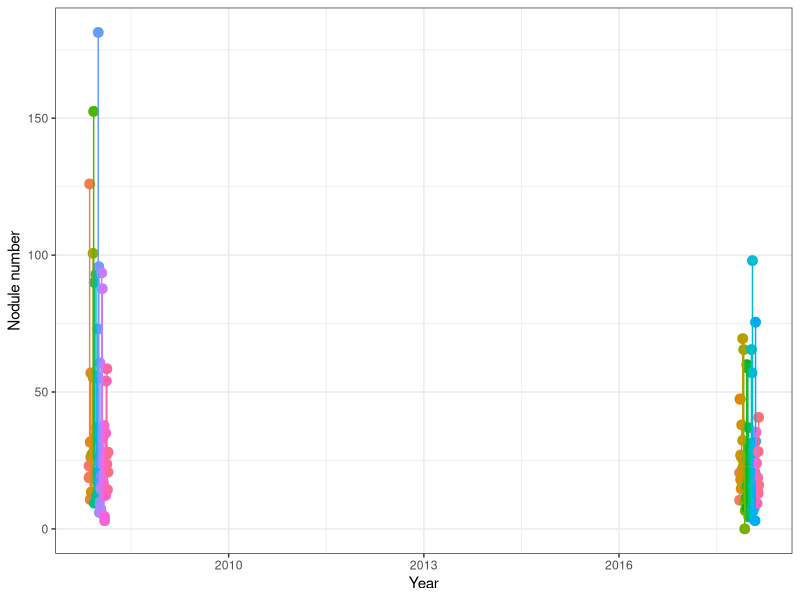
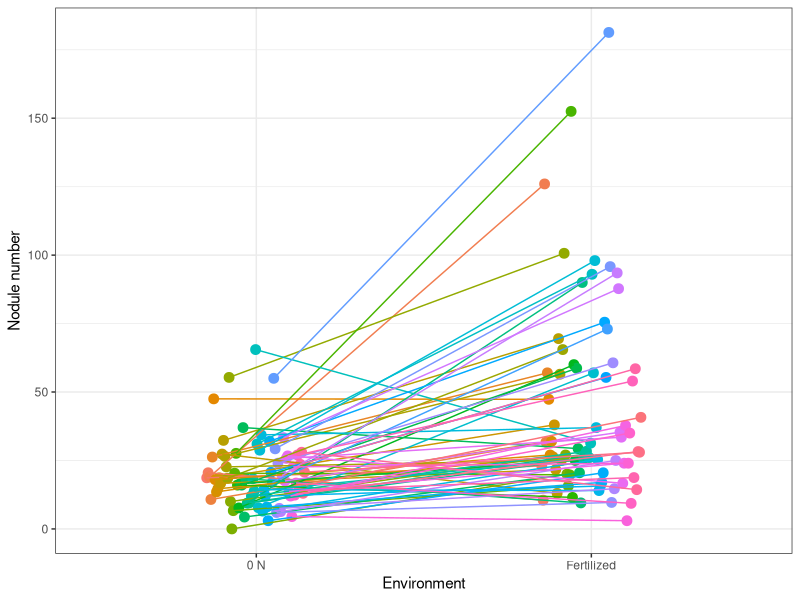
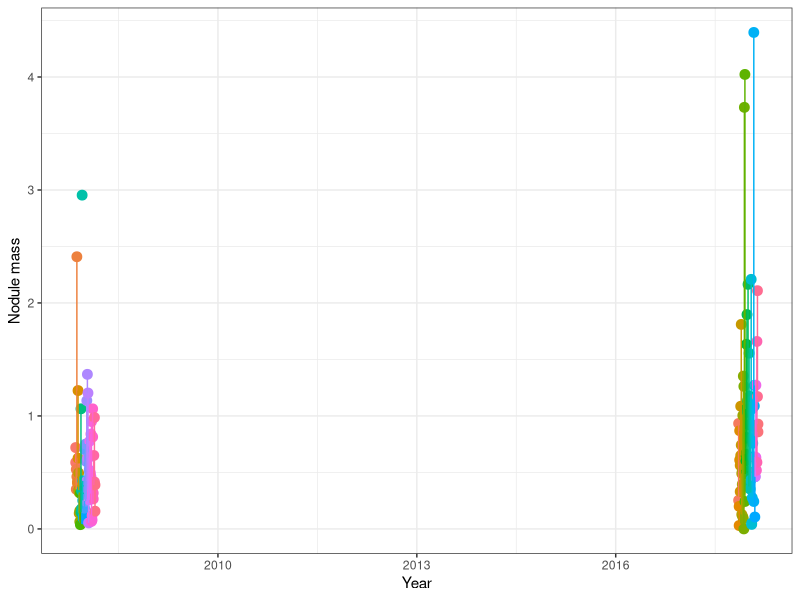
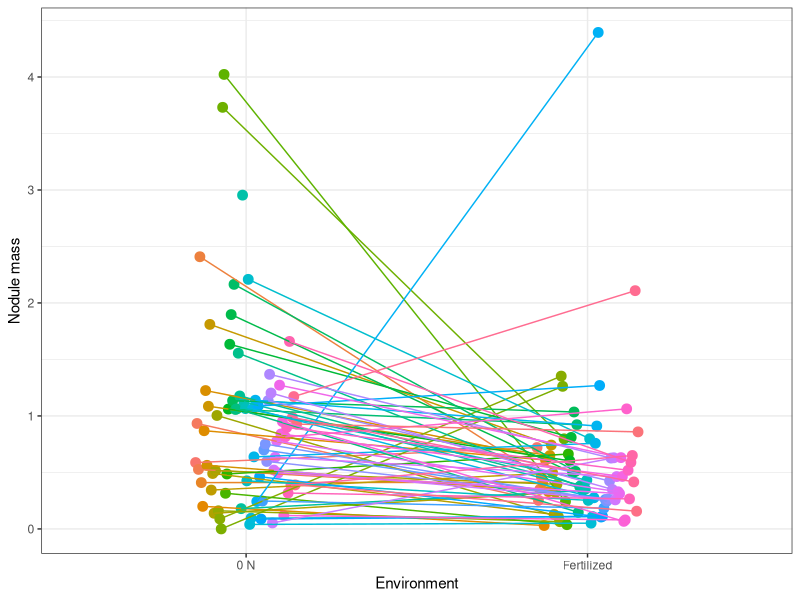
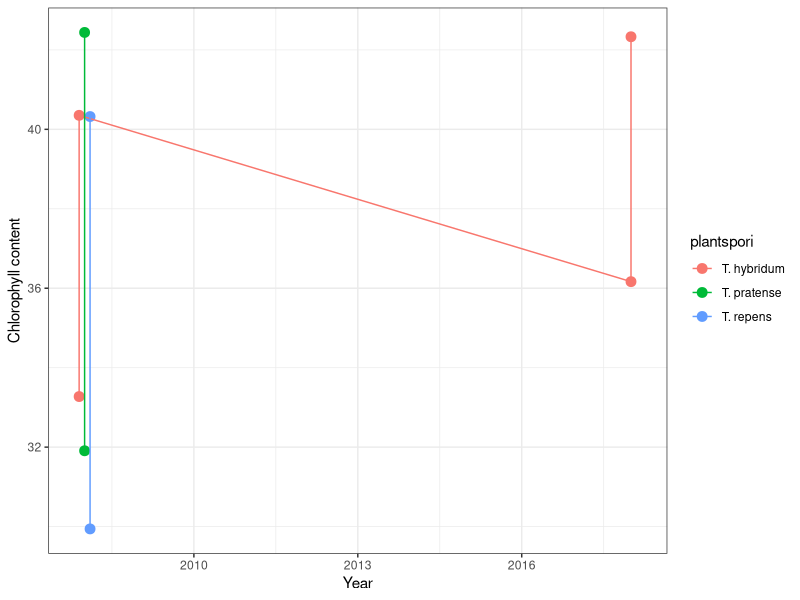
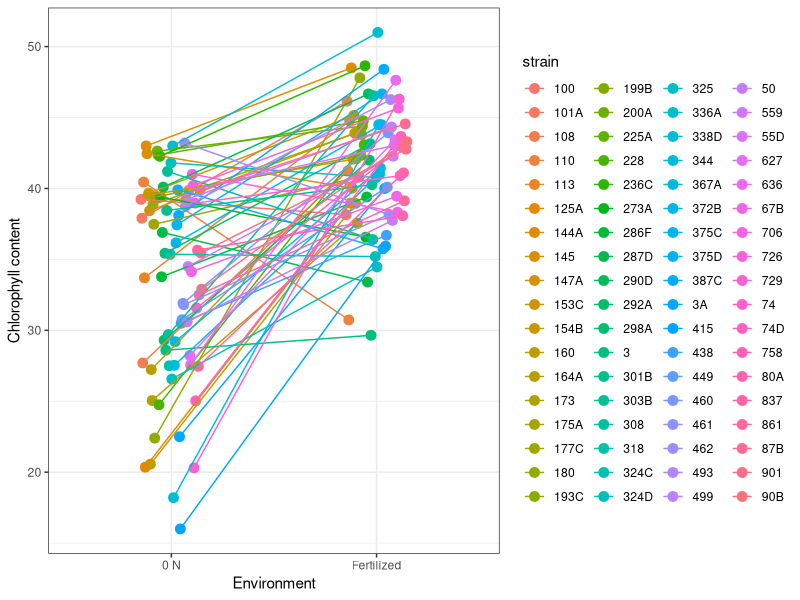
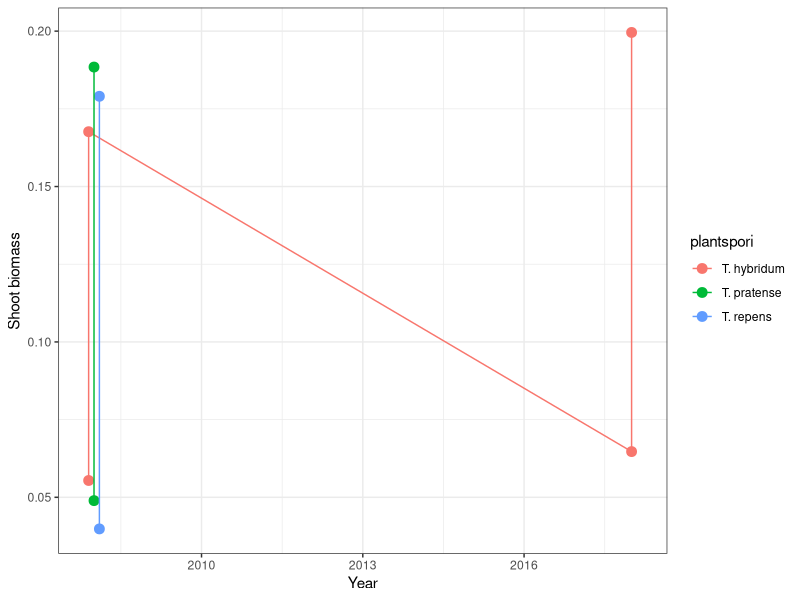
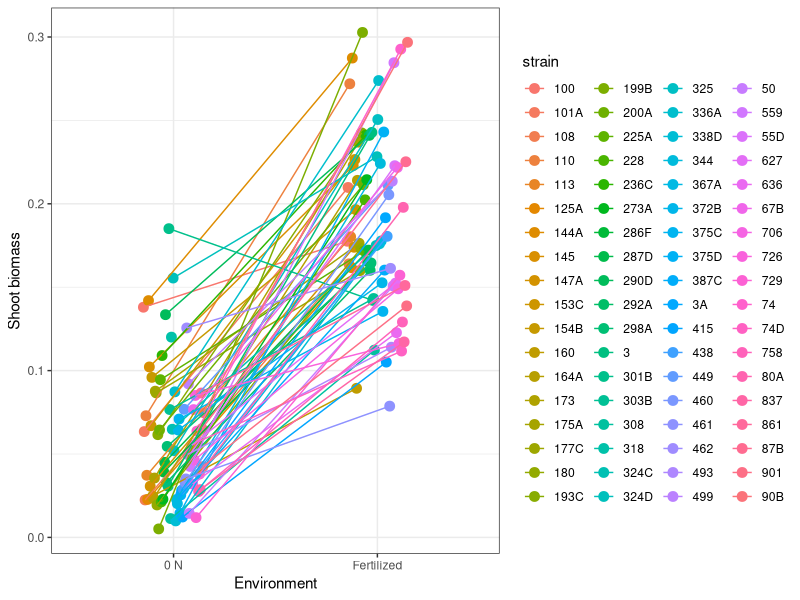

Write the R code that produced these figures, in order. (Note: this script raises an error after producing the figures.)
## ---- chunk 1
library(tidyverse) ## reshaping spreadsheets
library(lme4) ## linear mixed models
library(car) ## Anova function
## ---- chunk 2
metadata <- read.csv("./metadata.csv")
## ---- chunk 3
metadata.long <- gather(metadata, key = "trait", value = "value", nodnum, meannodweight, chloro, shootmass)

plants.sum <- metadata.long %>% group_by(trait, plantspori, year, fert) %>% summarize(count = n(),
            mean = mean(value, na.rm = TRUE), 
            SE = sd(value, na.rm = TRUE)/sqrt(count))

strains.sum <- metadata.long %>% group_by(trait, strain, year, fert) %>% summarize(count = n(),
            mean = mean(value, na.rm = TRUE), 
            SE = sd(value, na.rm = TRUE)/sqrt(count))
## ---- chunk 4
## by year
    # can't do! none of the strains in 2008 are the same as the strains in 2018
(plot.nodnum.year <- ggplot(data = strains.sum %>% filter(trait=="nodnum"), aes(x=year, y=mean, group=strain, color=strain)) +
   geom_point(size=3, position = position_dodge(0.3)) +
   geom_line(position = position_dodge(0.3)) +
   xlab("Year") +
   ylab("Nodule number") +
   theme_bw() +
   theme(legend.position = "none")
  )

## by environment
(plot.nodnum.env <- ggplot(data = strains.sum %>% filter(trait=="nodnum"), aes(x=fert, y=mean, group=strain, color=strain)) +
   geom_point(size=3, position = position_dodge(0.3)) +
   geom_line(position = position_dodge(0.3)) +
   xlab("Environment") +
   ylab("Nodule number") +
   theme_bw() +
   theme(legend.position = "none")
  )


## ---- chunk 5
## by year
  # can't do! none of the strains in 2008 are the same as the strains in 2018
(plot.nodmass.year <- ggplot(data = strains.sum %>% filter(trait=="meannodweight"), aes(x=year, y=mean, group=strain, color=strain)) +
   geom_point(size=3, position = position_dodge(0.3)) +
   geom_line(position = position_dodge(0.3)) +
   xlab("Year") +
   ylab("Nodule mass") +
   theme_bw() +
   theme(legend.position = "none")
  )

## by environment
(plot.nodmass.env <- ggplot(data = strains.sum %>% filter(trait=="meannodweight"), aes(x=fert, y=mean, group=strain, color=strain)) +
   geom_point(size=3, position = position_dodge(0.3)) +
   geom_line(position = position_dodge(0.3)) +
   xlab("Environment") +
   ylab("Nodule mass") +
   theme_bw() +
   theme(legend.position = "none")
  )

## ---- chunk 6
## by year
  # can't do! two of three plant species are only in 2008
(plot.chloro.year <- ggplot(data = plants.sum %>% filter(trait=="chloro"), aes(x=year, y=mean, group=plantspori, color=plantspori)) +
   geom_point(size=3, position = position_dodge(0.3)) +
   geom_line(position = position_dodge(0.3)) +
   xlab("Year") +
   ylab("Chlorophyll content") +
   theme_bw()
  )

## by N environment
(plot.chloro.env <- ggplot(data = strains.sum %>% filter(trait=="chloro"), aes(x=fert, y=mean, group=strain, color=strain)) +
   geom_point(size=3, position = position_dodge(0.3)) +
   geom_line(position = position_dodge(0.3)) +
   xlab("Environment") +
   ylab("Chlorophyll content") +
   theme_bw()
  )

## ---- chunk 7
## by year
  # can't do! two of three plant species are only in 2008
(plot.shootmass.year <- ggplot(data = plants.sum %>% filter(trait=="shootmass"), aes(x=year, y=mean, group=plantspori, color=plantspori)) +
   geom_point(size=3, position = position_dodge(0.3)) +
   geom_line(position = position_dodge(0.3)) +
   xlab("Year") +
   ylab("Shoot biomass") +
   theme_bw()
  )

## by N environment
(plot.shootmass.env <- ggplot(data = strains.sum %>% filter(trait=="shootmass"), aes(x=fert, y=mean, group=strain, color=strain)) +
   geom_point(size=3, position = position_dodge(0.3)) +
   geom_line(position = position_dodge(0.3)) +
   xlab("Environment") +
   ylab("Shoot biomass") +
   theme_bw()
  )
## ---- chunk 8
# test if shoot biomass is normally distributed, p<0.05 means data is not normally distributed and we must transform our data with sqrt or log
shapiro.test(metadata$shootmass) # p<0.05, transform data

## ---- chunk 9
# 2008
# full model with all random effects
lmm_shoot_2008 <- lmer(sqrt(shootmass) ~ plantspori + (1|harvester) + (1|field) + (1|plot) + (1|plant_age), data = metadata %>% filter(year=="2008"))

# model without plot as a random effect
lmm_shoot_2008_dplot <- lmer(sqrt(shootmass) ~ plantspori + (1|harvester) + (1|field) + (1|plant_age), data = metadata %>% filter(year=="2008"))

# model comparison
comp_shoot_2008 <- anova(lmm_shoot_2008, lmm_shoot_2008_dplot)
var_shoot_2008 <- VarCorr(lmm_shoot_2008)

# test results
chi_shoot_2008 <- comp_shoot_2008$Chisq
Df_shoot_2008 <- comp_shoot_2008$Df
sig_shoot_2008 <- (comp_shoot_2008$`Pr(>Chisq)`)/2

# heritability
Var_shoot_2008 <- as.data.frame(var_shoot_2008)
Var_shoot_2008 <- Var_shoot_2008 %>%
  mutate(VP = sum(vcov),
         prop = vcov/VP)

VG_shoot_2008 <- Var_shoot_2008[2,7]

# combine stats and heritability
comb_shoot_2008 <- cbind(chi_shoot_2008[2], Df_shoot_2008[2], sig_shoot_2008[2], VG_shoot_2008)
colnames(comb_shoot_2008) <- c("Chisq", "Df", "p-value", "broad-sense-herit")


# 2018
# full model with all random effects
lmm_shoot_2018 <- lmer(sqrt(shootmass) ~ plantspori + (1|harvester) + (1|field) + (1|plot) + (1|plant_age), data = metadata %>% filter(year=="2018"))

# model without plot as a random effect
lmm_shoot_2018_dplot <- lmer(sqrt(shootmass) ~ plantspori + (1|harvester) + (1|field) + (1|plant_age), data = metadata %>% filter(year=="2018"))

# model comparison
comp_shoot_2018 <- anova(lmm_shoot_2018, lmm_shoot_2018_dplot)
var_shoot_2018 <- VarCorr(lmm_shoot_2018)

# test results
chi_shoot_2018 <- comp_shoot_2018$Chisq
Df_shoot_2018 <- comp_shoot_2018$Df
sig_shoot_2018 <- (comp_shoot_2018$`Pr(>Chisq)`)/2

# heritability
Var_shoot_2018 <- as.data.frame(var_shoot_2018)
Var_shoot_2018 <- Var_shoot_2018 %>%
  mutate(VP = sum(vcov),
         prop = vcov/VP)

VG_shoot_2018 <- Var_shoot_2018[2,7]

# combine stats and heritability
comb_shoot_2018 <- cbind(chi_shoot_2018[2], Df_shoot_2018[2], sig_shoot_2018[2], VG_shoot_2018)
colnames(comb_shoot_2018) <- c("Chisq", "Df", "p-value", "broad-sense-herit")

## ---- chunk 10
# 0N
# full model with all random effects
lmm_shoot_0N <- lmer(sqrt(shootmass) ~ plantspori + (1|harvester) + (1|field) + (1|plot) + (1|plant_age), data = metadata %>% filter(fert=="0 N"))

# model without plot as a random effect
lmm_shoot_0N_dplot <- lmer(sqrt(shootmass) ~ plantspori + (1|harvester) + (1|field) + (1|plant_age), data = metadata %>% filter(fert=="0 N"))

# model comparison
comp_shoot_0N <- anova(lmm_shoot_0N, lmm_shoot_0N_dplot)
var_shoot_0N <- VarCorr(lmm_shoot_0N)

# test results
chi_shoot_0N <- comp_shoot_0N$Chisq
Df_shoot_0N <- comp_shoot_0N$Df
sig_shoot_0N <- (comp_shoot_0N$`Pr(>Chisq)`)/2

# heritability
Var_shoot_0N <- as.data.frame(var_shoot_0N)
Var_shoot_0N <- Var_shoot_0N %>%
  mutate(VP = sum(vcov),
         prop = vcov/VP)

VG_shoot_0N <- Var_shoot_0N[2,7]

# combine stats and heritability
comb_shoot_0N <- cbind(chi_shoot_0N[2], Df_shoot_0N[2], sig_shoot_0N[2], VG_shoot_0N)
colnames(comb_shoot_0N) <- c("Chisq", "Df", "p-value", "broad-sense-herit")


# N-fertilized
# full model with all random effects
lmm_shoot_fertilized <- lmer(sqrt(shootmass) ~ plantspori + (1|harvester) + (1|field) + (1|plot) + (1|plant_age), data = metadata %>% filter(fert=="Fertilized"))

# model without plot as a random effect
lmm_shoot_fertilized_dplot <- lmer(sqrt(shootmass) ~ plantspori + (1|harvester) + (1|field) + (1|plant_age), data = metadata %>% filter(fert=="Fertilized"))

# model comparison
comp_shoot_fertilized <- anova(lmm_shoot_fertilized, lmm_shoot_fertilized_dplot)
var_shoot_fertilized <- VarCorr(lmm_shoot_fertilized)

# test results
chi_shoot_fertilized <- comp_shoot_fertilized$Chisq
Df_shoot_fertilized <- comp_shoot_fertilized$Df
sig_shoot_fertilized <- (comp_shoot_fertilized$`Pr(>Chisq)`)/2

# heritability
Var_shoot_fertilized <- as.data.frame(var_shoot_fertilized)
Var_shoot_fertilized <- Var_shoot_fertilized %>%
  mutate(VP = sum(vcov),
         prop = vcov/VP)

VG_shoot_fertilized <- Var_shoot_fertilized[2,7]

# combine stats and heritability
comb_shoot_fertilized <- cbind(chi_shoot_fertilized[2], Df_shoot_fertilized[2], sig_shoot_fertilized[2], VG_shoot_fertilized)
colnames(comb_shoot_fertilized) <- c("Chisq", "Df", "p-value", "broad-sense-herit")
## ---- chunk 11
# test if shoot biomass is normally distributed
shapiro.test(metadata$chloro) # p<0.05, transform data

## ---- chunk 12

## ---- chunk 13

## ---- chunk 14
# test if shoot biomass is normally distributed
shapiro.test(metadata$nodnum) # p<0.05, transform data
## ---- chunk 15

## ---- chunk 16

## ---- chunk 17
# test if shoot biomass is normally distributed
shapiro.test(metadata$meannodweight) # p<0.05, transform data
## ---- chunk 18

## ---- chunk 19

